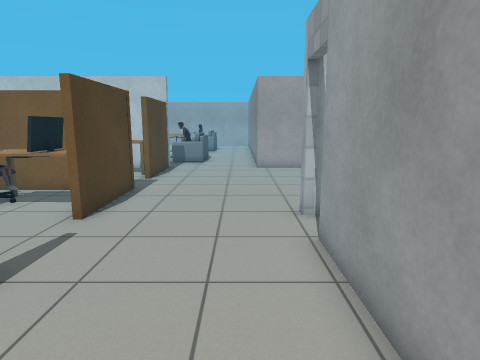
view 1 (above)

24 first-person views from a walk through a Gazebo world. The camera is 1.2 m above the floor, tilts 10° down and sees 75° across. The floor is counted in squares, 0.5 m on a side. Each view is taken from the middle of a square. On the plan, view 1 faces up. The plan holds only what a view shows up to about 19 squares ahead; the rest is blank. Simple patterns stand in for the simulator's built-in surfaces. Some stock models are drawn as simple stand-ins.

view 2
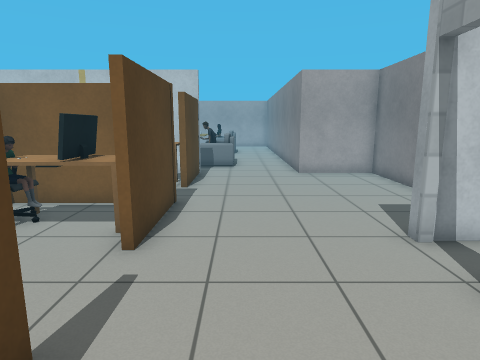

view 3
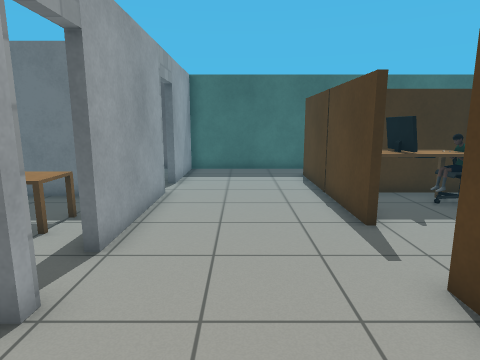

view 4
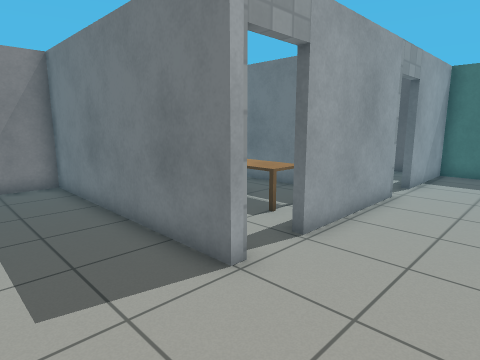

view 5
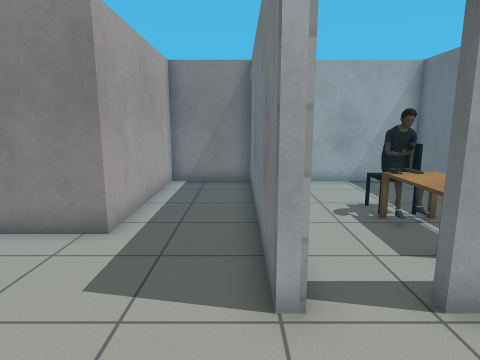

view 6
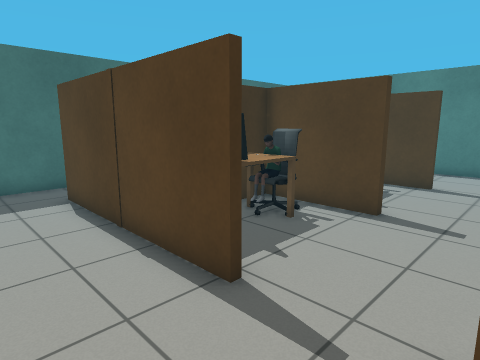

view 7
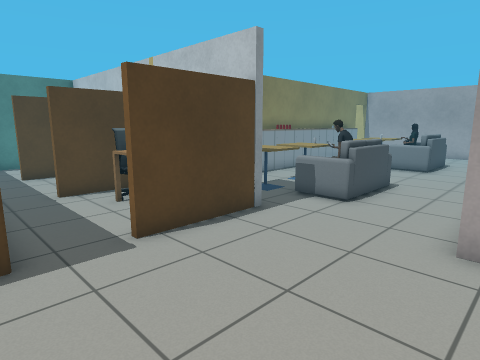

view 8
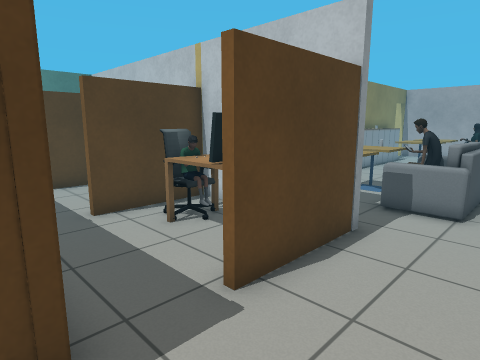

view 9
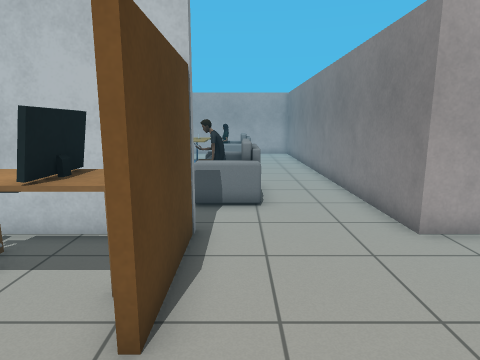

view 10
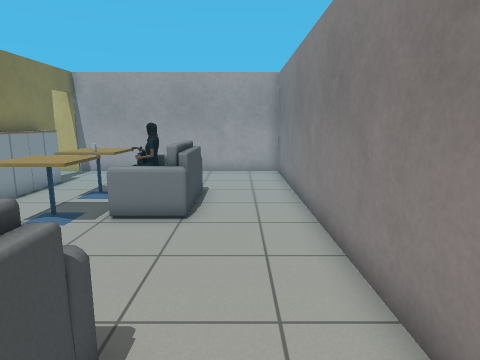

view 11
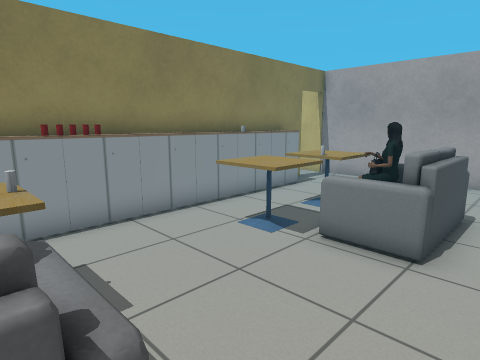

view 12
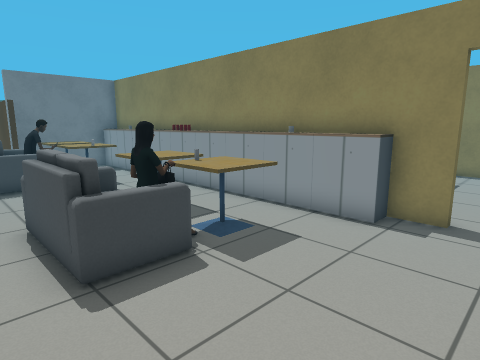

view 13
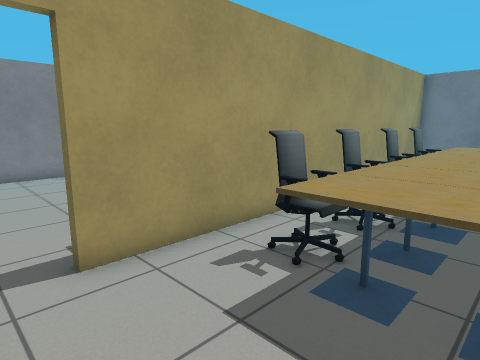

view 14
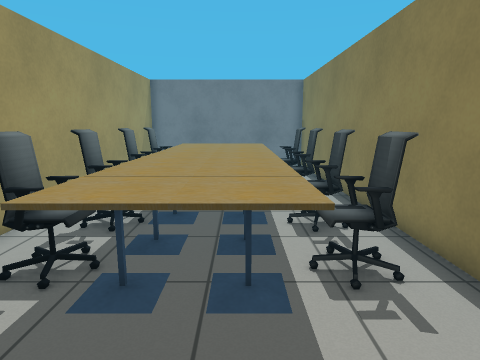

view 15
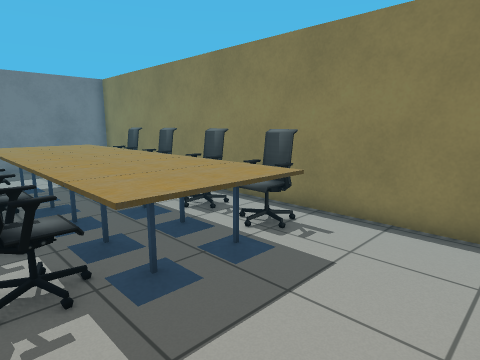

view 16
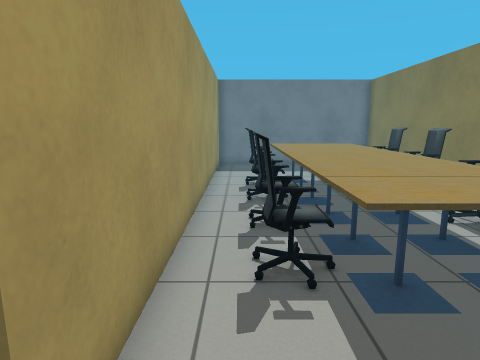

view 17
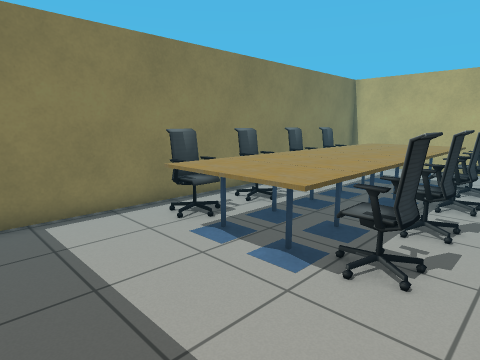

view 18
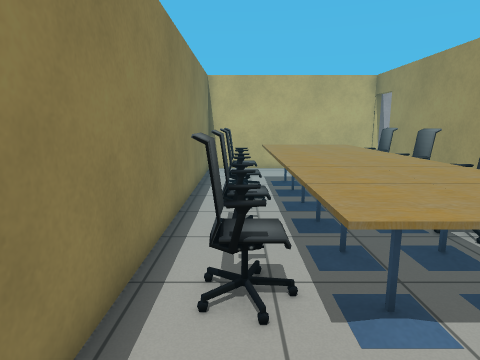

view 19
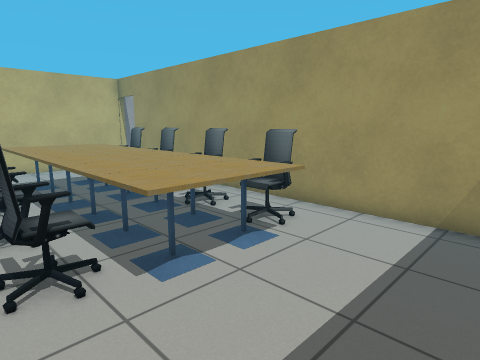

view 20
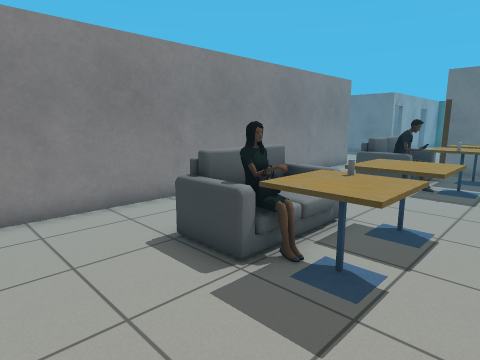

view 21
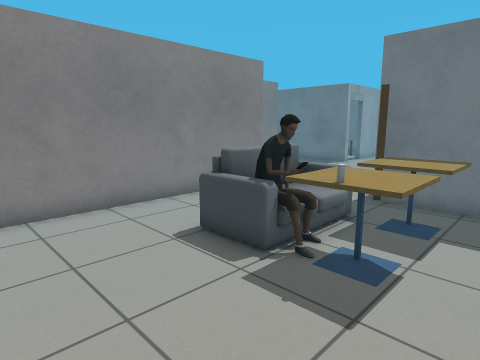

view 22
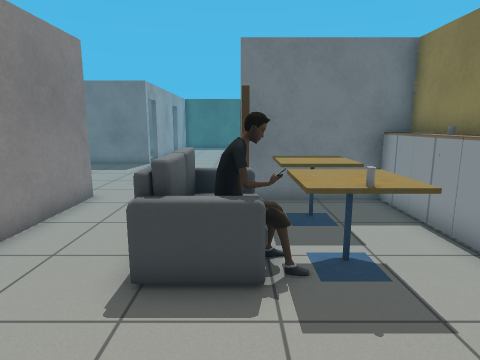

view 23
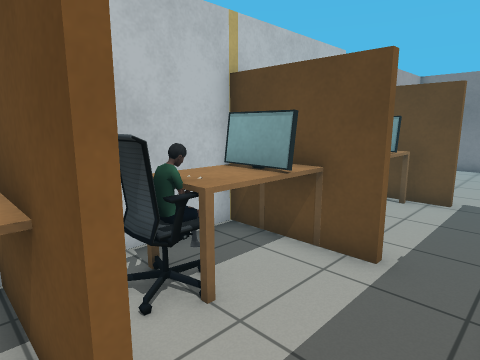

view 24
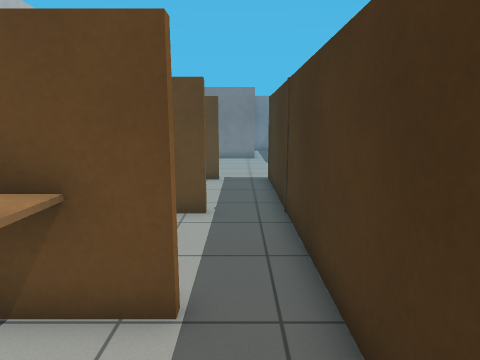

### Floor plan
Points are (right, up) in squares from view 1. A wall is a line through its corners. A room is listed if a view was taken in it or the views show most of it. See-through windows are left out.
Room 1 (views 1, 2)
walls: (1.7, 1) (1.7, 6.4); (-4, 4.8) (-4, -3); (-4.7, -5.2) (1.7, -5.2) (1.7, -0.8)
ways out: opening at (-1, 8) to room 2; open door at (2, 7.5) to room 5; opening at (-4, -3.5); opening at (-4, 6); open door at (2, 0.5)
Room 2 (views 3, 4, 5, 6, 7, 8, 9)
walls: (1.7, 8.2) (1.7, 8.5) (11.4, 8.5) (11.4, 11.9) (4.7, 11.9) (4.7, 17.6) (1, 17.6) (1, 18.6); (-4, 11.7) (-4, 7.6); (-4, 17.9) (-4, 13.9)
ways out: opening at (-1, 8) to room 1; opening at (-1.5, 18) to room 3; opening at (-4, 13) to room 6
Room 3 (views 10, 11, 12, 13, 14, 15, 16, 17, 18, 19, 20, 21, 22)
walls: (-9.7, 34.4) (-9.7, 35.5); (-9.4, 35.5) (-9.4, 34.4); (-9.7, 17.9) (-4, 17.9); (1, 18.6) (1, 37.3) (-18.7, 37.3) (-18.7, 17.9) (-9.7, 17.9) (-9.7, 18.9)
ways out: opening at (-1.5, 18) to room 2; open door at (-9.5, 36.5)
objects: office chair (-17, 24) to (-16, 24); office chair (-17, 26) to (-16, 27); office chair (-17, 29) to (-16, 30); office chair (-17, 32) to (-16, 32); cafe table (-16, 23) to (-15, 24); cafe table (-16, 25) to (-15, 26); cafe table (-16, 27) to (-15, 28); cafe table (-16, 31) to (-15, 31); cafe table (-16, 32) to (-15, 33); cafe table (-15, 29) to (-15, 30); cafe table (-14, 23) to (-13, 24); cafe table (-14, 25) to (-13, 26); cafe table (-14, 27) to (-13, 28); cafe table (-14, 29) to (-13, 30); cafe table (-14, 31) to (-13, 31); cafe table (-14, 32) to (-13, 33); office chair (-12, 24) to (-11, 24); office chair (-12, 26) to (-11, 27); office chair (-12, 29) to (-11, 30); office chair (-12, 32) to (-11, 32); cabinet (-9, 19); other object (-9, 20); cabinet (-9, 21); cabinet (-9, 23); cabinet (-9, 24); other object (-9, 25); other object (-9, 26); cabinet (-9, 27); cabinet (-9, 28); cabinet (-9, 29) to (-9, 30); other object (-9, 31); cabinet (-9, 32); cabinet (-9, 33) to (-9, 34); cafe table (-6, 20) to (-5, 21); cafe table (-6, 22) to (-5, 24); white cylinder (-6, 24); cafe table (-6, 28) to (-5, 29); other object (-6, 31); cafe table (-6, 31) to (-5, 32); person (-5, 23) to (-4, 23); sofa (-4, 20) to (-3, 23); sofa (-4, 29) to (-3, 32); person (-4, 31) to (-4, 32)
Room 4 (views 23, 24)
walls: (-14.4, 13.8) (-14.4, 17.6); (-16.6, 11.7) (-13.4, 11.7); (-18.7, 14.6) (-18.7, 13.6)
ways out: opening at (-14, 13) to room 7
objects: table (-17, 17) to (-15, 17)
Room 5 (no view inside)
walls: (4.5, 1.5) (11.4, 1.5) (11.4, 6); (3.1, 8.2) (1.7, 8.2)
ways out: open door at (2, 7.5) to room 1
objects: desk (4, 4) to (5, 5); person (6, 4) to (7, 5); office chair (7, 4)
Room 6 (no view inside)
walls: (-4.3, 13.9) (-4.3, 15.8); (-4, 17.6) (-8.9, 17.6); (-9.4, 11.7) (-4, 11.7)
ways out: opening at (-4, 13) to room 2; opening at (-9, 13) to room 7
objects: office chair (-8, 16); table (-7, 15); person (-7, 16); table (-7, 17); monitor (-6, 15) to (-6, 17); table (-5, 15) to (-5, 17)
Room 7 (no view inside)
walls: (-14.2, 15.5) (-14.2, 13.8); (-9.7, 16.4) (-9.7, 17.9); (-13.4, 11.7) (-9.4, 11.7); (-8.9, 17.6) (-12.6, 17.6)
ways out: opening at (-14, 13) to room 4; opening at (-9, 13) to room 6
objects: office chair (-13, 16); table (-12, 15); person (-12, 16); table (-12, 17); monitor (-11, 15) to (-11, 17); table (-10, 15) to (-10, 16)

Where each view was taken, in squares from view 1:
view 1: 0 up, 0 right, facing up
view 2: 2 up, 2 left, facing up
view 3: 12 up, 1 left, facing down
view 4: 12 up, 2 left, facing down-right
view 5: 9 up, 2 left, facing right
view 6: 8 up, 1 left, facing down-left
view 7: 11 up, 2 right, facing up-left
view 8: 11 up, 1 left, facing up-left
view 9: 11 up, 3 left, facing up
view 10: 21 up, 1 left, facing up
view 11: 23 up, 1 left, facing up-left
view 12: 37 up, 1 left, facing down-left
view 13: 37 up, 15 left, facing down-right
view 14: 37 up, 15 left, facing down
view 15: 37 up, 11 left, facing down-left
view 16: 37 up, 11 left, facing down
view 17: 19 up, 10 left, facing up-left
view 18: 20 up, 17 left, facing up
view 19: 19 up, 18 left, facing up-right
view 20: 36 up, 8 left, facing down-right
view 21: 28 up, 8 left, facing down-right
view 22: 28 up, 4 left, facing down
view 23: 12 up, 15 left, facing up-right
view 24: 13 up, 18 left, facing right
